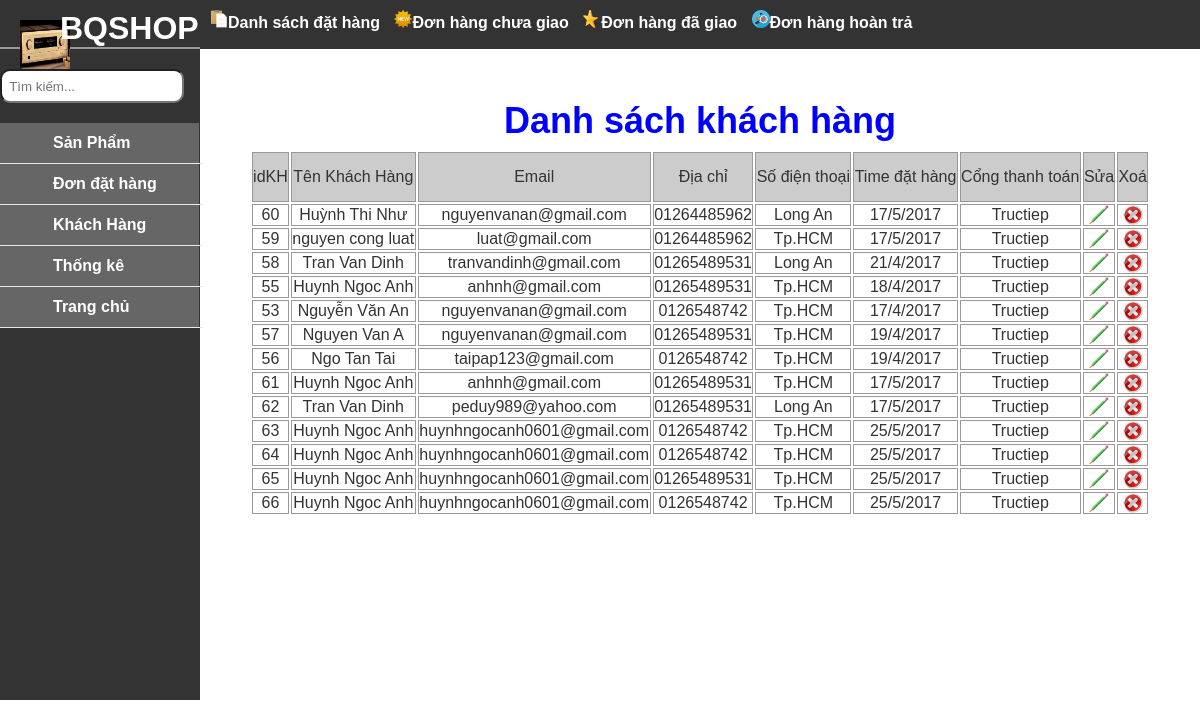
/BQShop.vn/KhachHang.php, run on the app's committed database.
### tables this page shows
CREATE TABLE `khachhang` (
  `id` int(255) NOT NULL,
  `ten` varchar(50) NOT NULL,
  `email` varchar(50) NOT NULL,
  `SDT` varchar(15) NOT NULL,
  `diachi` varchar(128) NOT NULL,
  `matkhau` varchar(40) NOT NULL,
  `timedk` int(11) NOT NULL,
  `CongThanhToan` varchar(100) NOT NULL
);

### BQShop.vn/KhachHang.php (the view, shortened to what this page needs)
<?php include_once('KetNoiCSDL.php');?>
<!DOCTYPE html PUBLIC "-//W3C//DTD XHTML 1.0 Transitional//EN" "http://www.w3.org/TR/xhtml1/DTD/xhtml1-transitional.dtd">
<html xmlns="http://www.w3.org/1999/xhtml">
<head>
<link href="css/styles.css" type="text/css" media="all" rel="stylesheet" />
  <link href="css/skitter.styles.min.css" type="text/css" media="all" rel="stylesheet" />
</head>
<body>
<table cellpadding="0" cellspacing="0">
  <tr >
   <td width="206" class="n">
    <img src="image/hinhloa/Amply1.jpg" />
    <h1><font color="#FFFFFF">BQSHOP</font></h1><hr / color="#999999" width="200px">
    <input type="text" name="" placeholder="  Tìm kiếm..." />
    <ul>
     <li><a href="admin.php">Sản Phẩm</a>
     <li><a href="DatHang.php">Đơn đặt hàng</a></li>
     <li><a href="KhachHang.php">Khách Hàng</a></li>
     <li><a href="ThongKe.php">Thống kê</a></li>
     <li><a href="index.php">Trang chủ</a></li>
    </ul>
   </td>
   <td width="1155">
   <div class="khung0">
   <div class="khung01">
            	<img src="icon/danhsach.png" width="18" height="18" /><a href="admin.php?id = 0"><b>Danh sách đặt hàng</b></a>
                <img src="icon/tieubieu.png" width="18" height="18" /><a href="#"><b>Đơn hàng chưa giao</b></a>
                <img src="icon/new.png" width="18" height="18" /><a href="#"><b>Đơn hàng đã giao</b></a>
                <img src="icon/hetsl.png" width="18" height="18" /><a href="#"><b>Đơn hàng hoàn trả</b></a>
   </div>
   </div>
    <div class="khung2">
         <div class="tieude">Danh sách khách hàng</div>
    	<table width="100%">
        	<tr bgcolor="#CCCCCC" align="center" height="50">
            	<td>idKH</td>
                <td>Tên Khách Hàng</td>
                <td>Email</td>
                <td>Địa chỉ</td>
                <td>Số điện thoại</td>
                <td>Time đặt hàng</td>
                <td>Cổng thanh toán</td>
                <td>Sửa</td>
                <td>Xoá</td>
            </tr>
        	<?php
					$sql = 'select * from khachhang';
					$sp = mysql_query($sql);
					while($row = mysql_fetch_array($sp))
					{
			  ?>
        	<tr bgcolor="#FFFFFF" align="center">
            	<td><?php echo $row['id']; ?></td>
                <td><?php echo $row['ten']; ?></td>
                <td><?php echo $row['email']; ?></td>
             	<td><?php echo $row['SDT']; ?></td>
                <td><?php echo $row['diachi']; ?></td>
                <td><?php
                	$time = $row['timedk'];
					$nam = $time/10000;
					$thang = ($time%10000)/100;
					$ngay = $time%100;
					echo (int)$ngay.'/'.(int)$thang.'/'.(int)$nam;
				?></td>
                <td><?php echo $row['CongThanhToan']; ?></td>
                <td><a href="#?id=<?php echo $row["id"]; ?>"><img src="icon/Sua.png" width="20" height="20" /></a></td>
                <td><a href="#?id=<?php echo $row["id"]; ?>"><img src="icon/Xoa.PNG" width="20" height="20"/></a></td>
            </tr>
            <?php }?>
        </table>
    </div>
   </td>
  </tr>
</table>
</body>
</html>

### BQShop.vn/css/styles.css (style rules this page uses)
* { margin:0; padding: 0; list-style: none; }
body { font-family: Arial,Tahoma; color:#333; background: #eee; }

### BQShop.vn/KhachHang.php (style rules this page uses)
body { pading: 0px; margin:0px; background-color:#FFF; }
table .n { width:200px; height:700px; background:#333; position:fixed; }
table .n h1 { margin-top: -60px; margin-left:60px; }
table .n img { width: 50px; height: 50px; margin-top:20px; margin-left:20px; }
table .n input { border-radius:10px; width:180px; height:30px; margin-top:20px; }
table .n ul { background: #666; width: 206px; padding: 0; list-style-type: none; margin-top:20px; margin-left:-7px; }
table .n ul li { width: 210px; height: 40px; line-height: 40px; border-bottom: 1px solid #e8e8e8; padding: 0px; margin-left:0px; }
table .n ul li a { text-decoration: none; color: #333; font-weight: bold; display: block; color: #FFF; text-indent:60px; }
.khung2 { width:900px; height:600px; float:left; margin-left:250px; margin-top:100px; }
.khung2 .tieude { border:1px solid none; width:600px; height:50px; font-size:36px; color:#00F; font-weight:bold; text-align:center; margin-left:150px; }
table .khung0 { height:49px; width:1150px; margin-left:200px; background-color:#333; position:fixed; }
* { margin:0px;padding:0px; }
ul { list-style:none; padding:5px 5px 3px 30px ; }
ul li { border-bottom: 1px solid #FFF; width:150px; margin-left:-40px; padding:10px; text-indent:20px; }
ul li:last-child { border-bottom: none; }
.khung0 a { text-decoration:none; margin-right:10px; margin-top:10px; color:#FFF; }
.khung0 .khung01 { border:1px solid none; width:800px; float:left; margin-top:10px; margin-left:10px; }
.khung2 table td { border:1px solid #999; cellspacing: 0px; }

### data on the page
khachhang: id "60", ten "Huỳnh Thi Như", email "nguyenvanan@gmail.com", SDT "01264485962", diachi "Long An", timedk "17", timedk "5", timedk "2017", CongThanhToan "Tructiep"
khachhang: id "59", ten "nguyen cong luat", email "luat@gmail.com", SDT "01264485962", diachi "Tp.HCM", timedk "17", timedk "5", timedk "2017", CongThanhToan "Tructiep"
khachhang: id "58", ten "Tran Van Dinh", email "tranvandinh@gmail.com", SDT "01265489531", diachi "Long An", timedk "21", timedk "4", timedk "2017", CongThanhToan "Tructiep"
khachhang: id "55", ten "Huynh Ngoc Anh", email "anhnh@gmail.com", SDT "01265489531", diachi "Tp.HCM", timedk "18", timedk "4", timedk "2017", CongThanhToan "Tructiep"
khachhang: id "53", ten "Nguyễn Văn An", email "nguyenvanan@gmail.com", SDT "0126548742", diachi "Tp.HCM", timedk "17", timedk "4", timedk "2017", CongThanhToan "Tructiep"
khachhang: id "57", ten "Nguyen Van A", email "nguyenvanan@gmail.com", SDT "01265489531", diachi "Tp.HCM", timedk "19", timedk "4", timedk "2017", CongThanhToan "Tructiep"
khachhang: id "56", ten "Ngo Tan Tai", email "taipap123@gmail.com", SDT "0126548742", diachi "Tp.HCM", timedk "19", timedk "4", timedk "2017", CongThanhToan "Tructiep"
khachhang: id "61", ten "Huynh Ngoc Anh", email "anhnh@gmail.com", SDT "01265489531", diachi "Tp.HCM", timedk "17", timedk "5", timedk "2017", CongThanhToan "Tructiep"
khachhang: id "62", ten "Tran Van Dinh", email "peduy989@yahoo.com", SDT "01265489531", diachi "Long An", timedk "17", timedk "5", timedk "2017", CongThanhToan "Tructiep"
khachhang: id "63", ten "Huynh Ngoc Anh", email "huynhngocanh0601@gmail.com", SDT "0126548742", diachi "Tp.HCM", timedk "25", timedk "5", timedk "2017", CongThanhToan "Tructiep"
khachhang: id "64", ten "Huynh Ngoc Anh", email "huynhngocanh0601@gmail.com", SDT "0126548742", diachi "Tp.HCM", timedk "25", timedk "5", timedk "2017", CongThanhToan "Tructiep"
khachhang: id "65", ten "Huynh Ngoc Anh", email "huynhngocanh0601@gmail.com", SDT "01265489531", diachi "Tp.HCM", timedk "25", timedk "5", timedk "2017", CongThanhToan "Tructiep"
khachhang: id "66", ten "Huynh Ngoc Anh", email "huynhngocanh0601@gmail.com", SDT "0126548742", diachi "Tp.HCM", timedk "25", timedk "5", timedk "2017", CongThanhToan "Tructiep"
